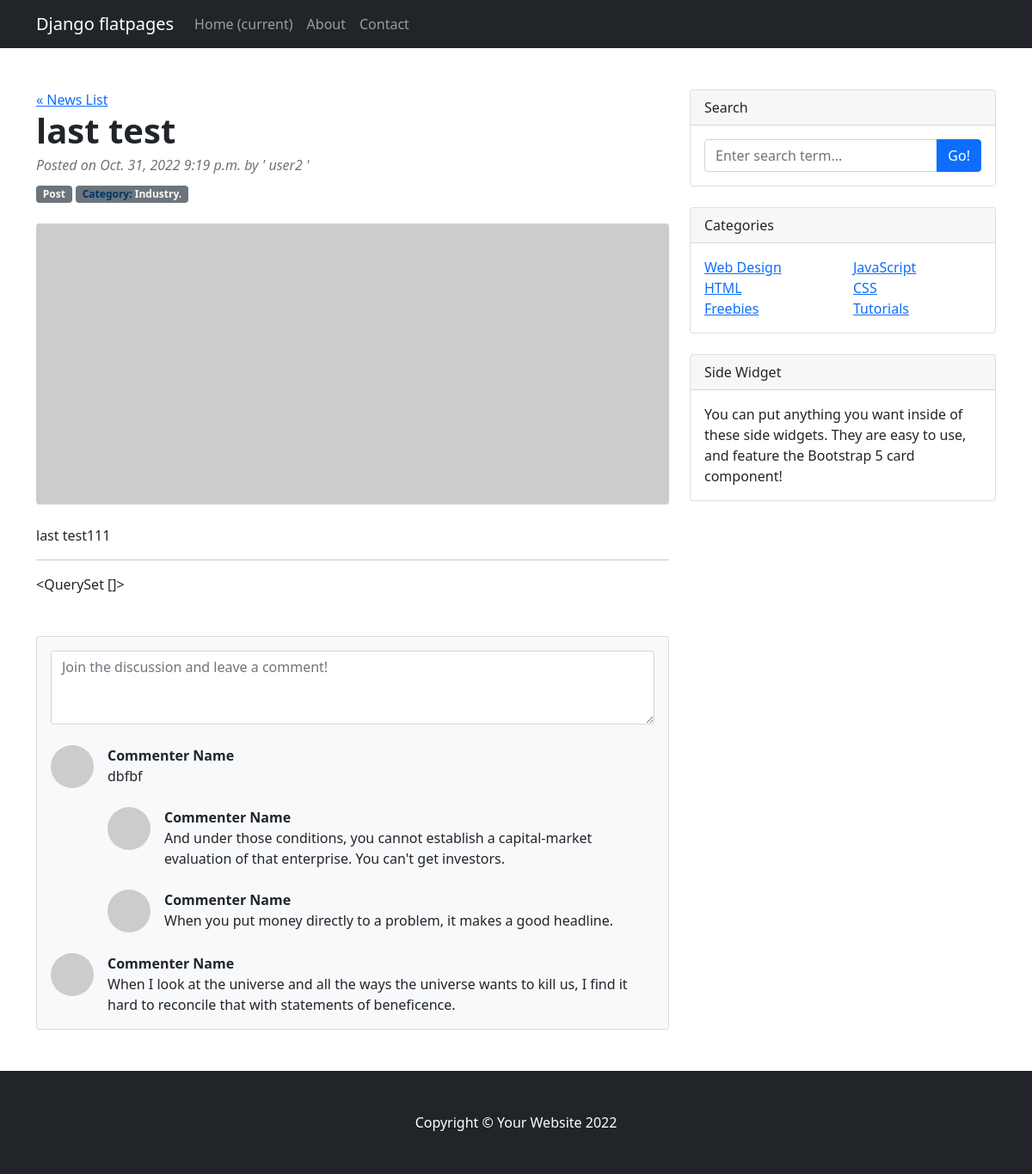
Page /news/38 on the committed database.
### news/models.py (models this page shows, shortened)
class Post(models.Model):
    news = 'news'
    post = 'post'
    CONTENT_TYPE = [
        (news, 'новость'),
        (post, 'статья'),
    ]
    contentType = models.CharField(max_length=4, choices=CONTENT_TYPE, default=post)
    author = models.ForeignKey(Author, on_delete=models.CASCADE)
    createTime = models.DateTimeField(auto_now_add=True)
    topic = models.CharField(max_length=128)
    content = models.TextField()
    rating = models.SmallIntegerField(default=0)
    postCategory = models.ManyToManyField(Category, through='PostCategory')
    def __str__(self):
        return f'{self.topic.title()}: {self.content[:20]}... Created: {self.createTime}\n'

class Author(models.Model):
    authorUser = models.OneToOneField(User, on_delete=models.CASCADE)
    authorRating = models.SmallIntegerField(default=0)
    def __str__(self):
        return f'{self.authorUser}'

class Category(models.Model):
    name = models.CharField(max_length=64, unique=True)
    def __str__(self):
        return f'{self.name}'

### news/views.py (the view)
# urls.py: path('<int:id>', PostDetail.as_view(), name='post_detail'),
class PostDetail(DetailView):
    model = Post
    template_name = 'news/content.html'
    context_object_name = 'content'
    pk_url_kwarg = 'id'
    def get_context_data(self, **kwargs):
        context = super().get_context_data(**kwargs)
        context['comments'] = Comment.objects.filter(commentPost=self.object)
        context['commentUser'] = User.objects.filter(username=self.object)
        context['categories'] = Category.objects.filter(post=self.object)
        pprint(context)
        return context

### news/templatetags/custom_filters.py (called while the page is built)
@register.filter()
def censor(word):
   word_list_adapted = []
   try:
      word_no_space = word.strip()
      word_list = word_no_space.split()
      for word in word_list:
         word_adapted = word.lower()
         if word_adapted in censorship_list:
            word_censored = word[0] + '*' * (len(word_adapted)-1)
            word_list_adapted.append(word_censored)
         else:
            word_censored = word
            word_list_adapted.append(word_censored)
         corrected = " ".join(word_list_adapted)
      return corrected
   except AttributeError as e:
      return f"ErrorMessage: {e}. Please use only 'str'!"

### templates/news/content.html (shortened to what this page needs)
{% extends 'news/default.html' %}
{% load custom_filters %}
{% block topic %}
<h1 class="fw-bolder mb-1">{{ content.topic|censor }}</h1>
{% endblock topic %}
{% block date %}
{{ content.createTime.date }}
{{ content.createTime.time }}
{% endblock date %}
{% block author %}
{{ content.author }}
{% endblock author %}
{% block type %}
{{ content.contentType.title}}
{% endblock type %}
{% block categories %}
    {% for category in categories %}
           {{ category }}.
    {% endfor %}
{% endblock categories %}
{% block content %}
<p>{{ content.content|censor }}</p>
<hr>
{% endblock content %}
{% block commentUser %}
{{ commentUser }}
{% endblock commentUser %}

### rows in the picture
Post: topic|censor "last test", createTime "Oct. 31, 2022", createTime.time "9:19 p.m.", author "user2", contentType "Post", content|censor "last test111"
Category: name "Industry"

### other values in the picture
{{ commentUser }} "<QuerySet []>"
